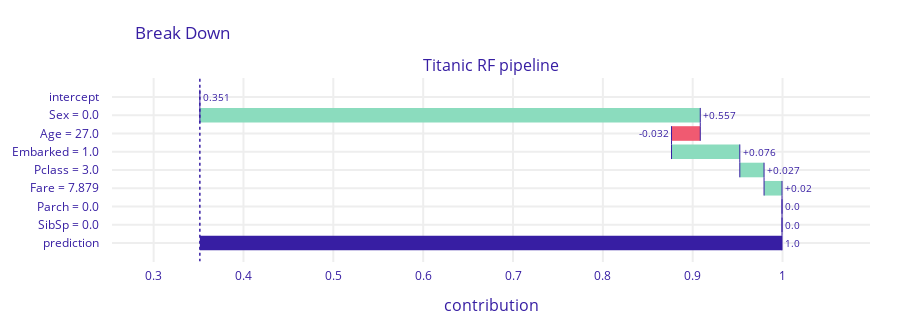

Notebook code cell kept with this figure:
### Code cell
bd_100.plot()

### Figure 1 — Plotly figure (JSON) as saved in the notebook; plotly's stock layout.template omitted (floating-point values rounded to 4 significant figures)
{"data": [{"base": 0.3514, "connector": {"line": {"color": "#371ea3", "dash": "solid", "width": 1}, "mode": "spanning"}, "decreasing": {"marker": {"color": "#f05a71"}}, "hoverinfo": "text+delta", "hoverlabel": {"bgcolor": "rgba(0,0,0,0.8)"}, "hovertext": ["Average response: 0.351<br>Prediction: 1.0", "Sex = 0.0<br>increases average response by", "Age = 27.0<br>decreases average response by", "Embarked = 1.0<br>increases average response by", "Pclass = 3.0<br>increases average response by", "Fare = 7.879<br>increases average response by", "Parch = 0.0<br>decreases average response by", "SibSp = 0.0<br>decreases average response by", "Average response: 0.351<br>Prediction: 1.0"], "increasing": {"marker": {"color": "#8bdcbe"}}, "measure": ["relative", "relative", "relative", "relative", "relative", "relative", "relative", "relative", "total"], "orientation": "h", "showlegend": false, "text": ["0.351", "+0.557", "-0.032", "+0.076", "+0.027", "+0.02", "0.0", "0.0", "1.0"], "textposition": "outside", "totals": {"marker": {"color": "#371ea3"}}, "type": "waterfall", "x": [0, 0.557, -0.032, 0.076, 0.027, 0.02, 0, 0, 0.649], "xaxis": "x", "y": ["intercept", "Sex = 0.0", "Age = 27.0", "Embarked = 1.0", "Pclass = 3.0", "Fare = 7.879", "Parch = 0.0", "SibSp = 0.0", "prediction"], "yaxis": "y"}], "layout": {"annotations": [{"font": {"size": 16}, "showarrow": false, "text": "Titanic RF pipeline", "x": 0.5, "xanchor": "center", "xref": "paper", "y": 1, "yanchor": "bottom", "yref": "paper"}, {"font": {"size": 16}, "showarrow": false, "text": "contribution", "x": 0.5, "xanchor": "center", "xref": "paper", "y": 0, "yanchor": "top", "yref": "paper", "yshift": -30}], "font": {"color": "#371ea3"}, "height": 333, "margin": {"b": 71, "r": 30, "t": 78}, "shapes": [{"line": {"color": "#371ea3", "dash": "dot", "width": 1.5}, "type": "line", "x0": 0.3514, "x1": 0.3514, "xref": "x", "y0": -1, "y1": 9, "yref": "y"}], "title": {"text": "Break Down", "x": 0.15}, "xaxis": {"anchor": "y", "automargin": true, "domain": [0, 1], "fixedrange": true, "gridwidth": 2, "range": [0.2536, 1.097], "tickcolor": "white", "ticklen": 3, "ticks": "outside", "type": "linear", "zeroline": false}, "yaxis": {"anchor": "x", "automargin": true, "autorange": "reversed", "domain": [0, 1], "fixedrange": true, "gridwidth": 2, "tickcolor": "white", "ticklen": 10, "ticks": "outside", "type": "category"}}}
